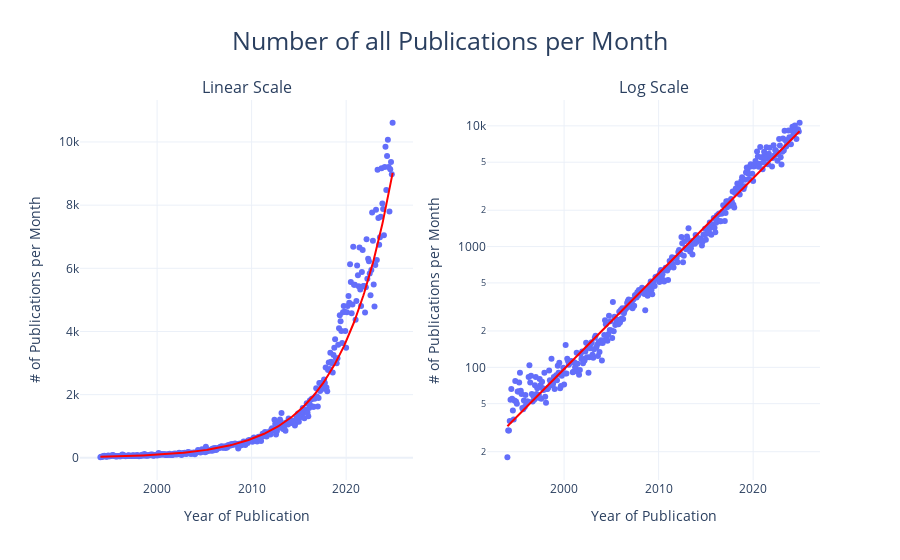

Write notebook code for a chart like this one.
### Code cell
plot_general_development(df_complete, "all", "M")

### Figure 1 — Plotly figure (JSON) as saved in the notebook; plotly's stock layout.template omitted (floating-point values rounded to 4 significant figures; data arrays with more than 128 entries replaced by an {"elided": "..."} marker saying what was removed)
{"data": [{"hovertemplate": "period=%{x}<br>count=%{y}<extra></extra>", "legendgroup": "", "marker": {"color": "#636efa", "symbol": "circle"}, "mode": "markers", "name": "", "orientation": "v", "showlegend": false, "type": "scatter", "x": {"elided": "372 str values"}, "xaxis": "x", "y": {"elided": "372 int values"}, "yaxis": "y"}, {"hovertemplate": "<b>OLS trendline</b><br>log10(count) = 2.50403e-09 * period + -0.38432<br>R<sup>2</sup>=0.985285<br><br>period=%{x}<br>count=%{y} <b>(trend)</b><extra></extra>", "legendgroup": "", "line": {"color": "red"}, "marker": {"color": "#636efa", "symbol": "circle"}, "mode": "lines", "name": "", "showlegend": false, "type": "scatter", "x": {"elided": "372 str values"}, "xaxis": "x", "y": {"elided": "372 float values"}, "yaxis": "y"}, {"hovertemplate": "period=%{x}<br>count=%{y}<extra></extra>", "legendgroup": "", "marker": {"color": "#636efa", "symbol": "circle"}, "mode": "markers", "name": "", "orientation": "v", "showlegend": false, "type": "scatter", "x": {"elided": "372 str values"}, "xaxis": "x2", "y": {"elided": "372 int values"}, "yaxis": "y2"}, {"hovertemplate": "<b>OLS trendline</b><br>log10(count) = 2.50403e-09 * period + -0.38432<br>R<sup>2</sup>=0.985285<br><br>period=%{x}<br>count=%{y} <b>(trend)</b><extra></extra>", "legendgroup": "", "line": {"color": "red"}, "marker": {"color": "#636efa", "symbol": "circle"}, "mode": "lines", "name": "", "showlegend": false, "type": "scatter", "x": {"elided": "372 str values"}, "xaxis": "x2", "y": {"elided": "372 float values"}, "yaxis": "y2"}], "layout": {"annotations": [{"font": {"size": 16}, "showarrow": false, "text": "Linear Scale", "x": 0.225, "xanchor": "center", "xref": "paper", "y": 1, "yanchor": "bottom", "yref": "paper"}, {"font": {"size": 16}, "showarrow": false, "text": "Log Scale", "x": 0.775, "xanchor": "center", "xref": "paper", "y": 1, "yanchor": "bottom", "yref": "paper"}], "title": {"font": {"size": 25}, "text": "Number of all Publications per Month", "x": 0.5}, "xaxis": {"anchor": "y", "domain": [0, 0.45], "title": {"text": "Year of Publication"}}, "xaxis2": {"anchor": "y2", "domain": [0.55, 1], "title": {"text": "Year of Publication"}}, "yaxis": {"anchor": "x", "domain": [0, 1], "title": {"text": "# of Publications per Month"}, "type": "linear"}, "yaxis2": {"anchor": "x2", "domain": [0, 1], "title": {"text": "# of Publications per Month"}, "type": "log"}}}
